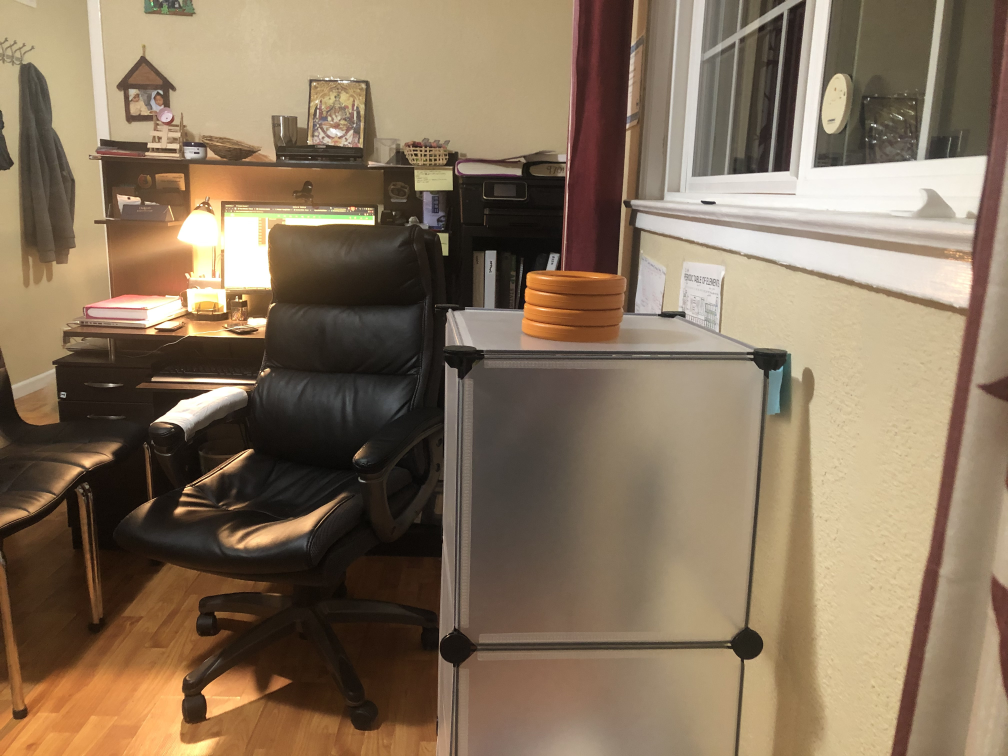
#> input picture src/assets/chairFourStack.jpeg, 4032 x 3024 px, found by its file name (shown at 1/4 size)
$ python ColorTuningYCrCb.py
#> lines starting #> are read from the running program, lines starting #| are printed output that depends on the picture; after the words box and inside, x2 and y2 are one past the last pixel; in counts of white or black regions, pixels touching at a corner belong together
import cv2
import numpy as np


class ColorTuner:

    def __init__(self, path, downScale):
        self.main(path, downScale)

    def nothing(self, x):
        pass

    def main(self, path, downScale):
        # Load image
#> called with downScale = 5.5
        unsizedImage = cv2.imread(path)
#> unsizedImage is the input picture: shape (3024, 4032, 3); mean B, G, R 92.5, 115.1, 134.4
        image = cv2.resize(unsizedImage,
                           (int(unsizedImage.shape[1] / downScale), (int(unsizedImage.shape[0] / downScale))))
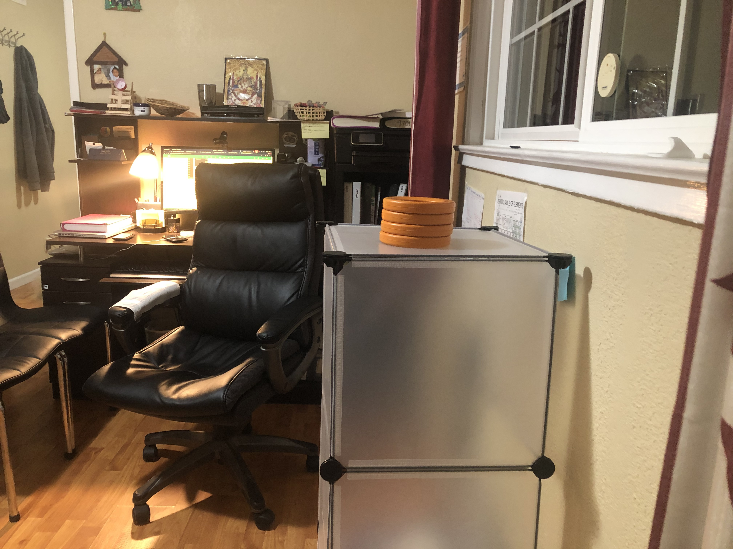
#> image: shape (549, 733, 3); mean B, G, R 92.4, 115, 134.3
        # Create a window
        cv2.namedWindow('image')

        # Create trackbars for color change
        # Hue is from 0-179 for Opencv
        cv2.createTrackbar('YMin', 'image', 0, 255, self.nothing)
#> slider 'YMin' is set to 51
        cv2.createTrackbar('CrMin', 'image', 0, 255, self.nothing)
#> slider 'CrMin' is set to 51
        cv2.createTrackbar('CbMin', 'image', 0, 255, self.nothing)
#> slider 'CbMin' is set to 51
        cv2.createTrackbar('YMax', 'image', 0, 255, self.nothing)
#> slider 'YMax' is set to 255
        cv2.createTrackbar('CrMax', 'image', 0, 255, self.nothing)
#> slider 'CrMax' is set to 255
        cv2.createTrackbar('CbMax', 'image', 0, 255, self.nothing)
#> slider 'CbMax' is set to 255

        # Set default value for Max YCrCb trackbars
        cv2.setTrackbarPos('YMax', 'image', 255)
        cv2.setTrackbarPos('CrMax', 'image', 255)
        cv2.setTrackbarPos('CbMax', 'image', 255)

        # Initialize YCrCb min/max values
        YMin = CrMin = CbMin = YMax = CrMax = CbMax = 0
        pYMin = pCrMin = pCbMin = pYMax = pCrMax = pCbMax = 0

        while 1:
            # Get current positions of all trackbars
            YMin = cv2.getTrackbarPos('YMin', 'image')
            CrMin = cv2.getTrackbarPos('CrMin', 'image')
            CbMin = cv2.getTrackbarPos('CbMin', 'image')
            YMax = cv2.getTrackbarPos('YMax', 'image')
            CrMax = cv2.getTrackbarPos('CrMax', 'image')
            CbMax = cv2.getTrackbarPos('CbMax', 'image')

            # Set minimum and maximum YCrCb values to display
            lower = np.array([YMin, CrMin, CbMin])
            upper = np.array([YMax, CrMax, CbMax])

            # Convert to YCrCb format and color threshold
            YCrCb = cv2.cvtColor(image, cv2.COLOR_BGR2YCR_CB)
#> YCrCb: shape (549, 733, 3); mean of channels 0, 1, 2 118.2, 139.5, 113.4
            mask = cv2.inRange(YCrCb, lower, upper)
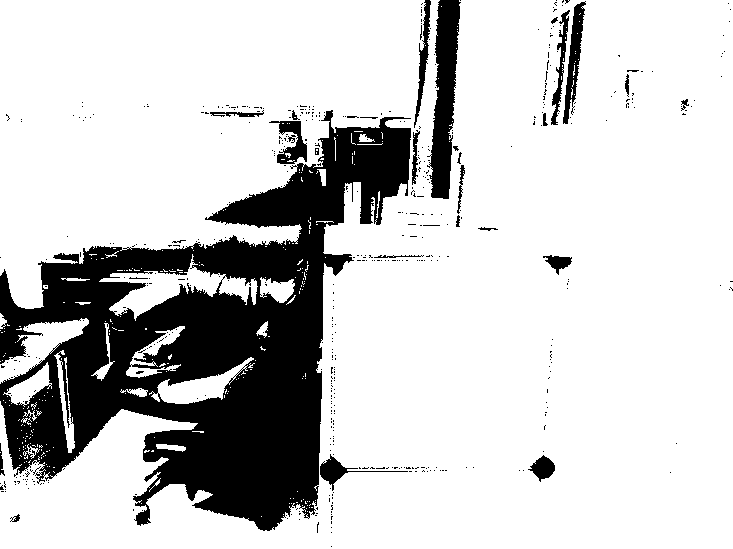
#> mask: shape (549, 733); 79.6% white; 511 black regions (483 under 20 px), largest, box (x1, y1, x2, y2) and area: (0, 110, 411, 531) 71476, (427, 0, 461, 199) 3886, (563, 1, 586, 124) 1084
            result = cv2.bitwise_and(image, image, mask=mask)
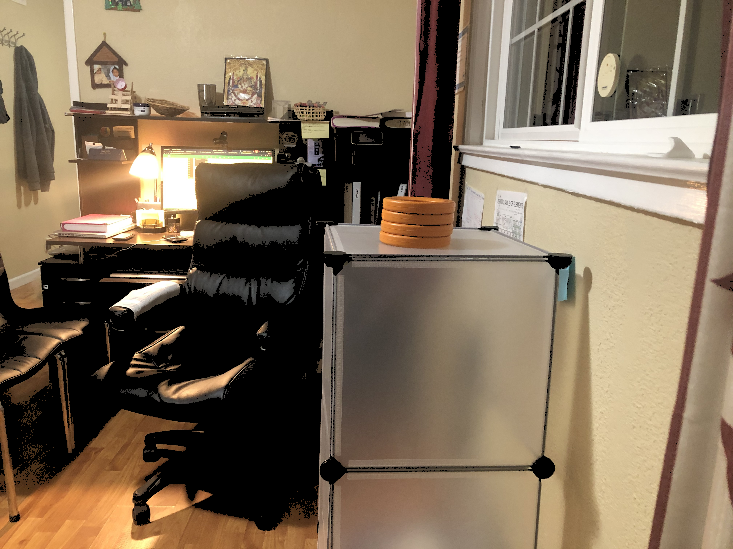
#> result: shape (549, 733, 3); mean B, G, R 88.1, 109.2, 126.5

            # Print if there is a change in YCrCb value
            if ((pYMin != YMin) | (pCrMin != CrMin) | (pCbMin != CbMin) | (pYMax != YMax) | (pCrMax != CrMax) | (
                    pCbMax != CbMax)):
                print("(YMin = %d , CrMin = %d, CbMin = %d), (YMax = %d , CrMax = %d, CbMax = %d)" % (
                    YMin, CrMin, CbMin, YMax, CrMax, CbMax))
                pYMin = YMin
                pCrMin = CrMin
                pCbMin = CbMin
                pYMax = YMax
                pCrMax = CrMax
                pCbMax = CbMax

            # Display result image
            cv2.imshow('image', result)
            if cv2.waitKey(10) & 0xFF == ord('q'):
#> (key q is pressed here)
                break

        cv2.destroyAllWindows()


if __name__ == "__main__":
    colorTuner = ColorTuner('/home/tinku/Desktop/UltimateGoalCV/src/assets/chairFourStack.jpeg', 5.5)

$ run again, with src/assets/chairOneStack.jpeg copied over src/assets/chairFourStack.jpeg
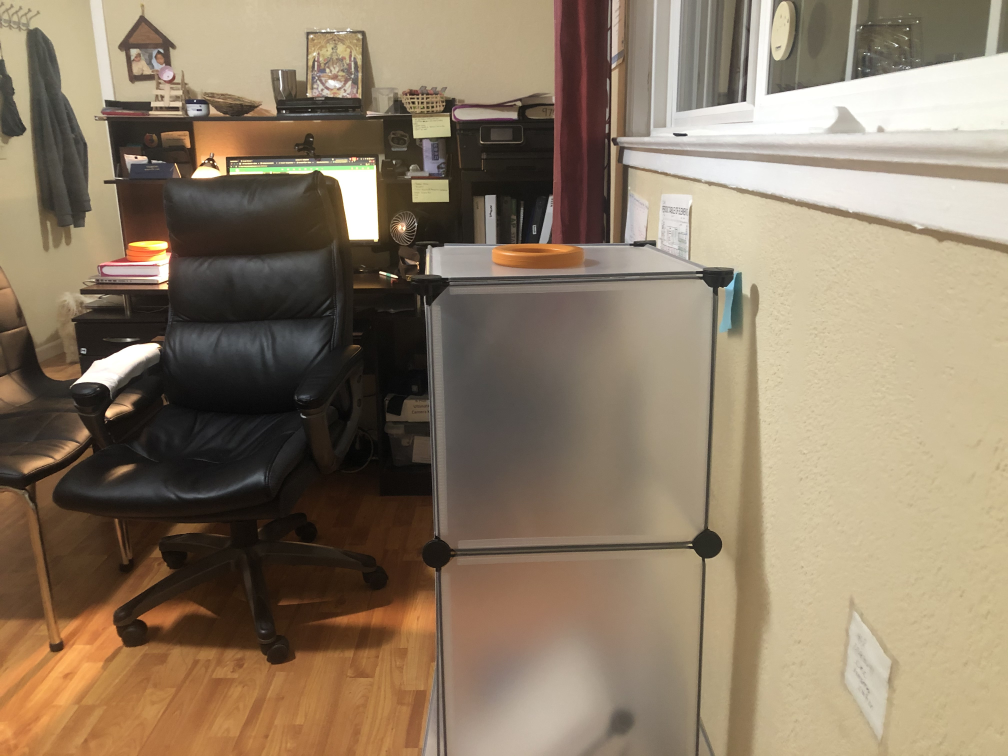
#> input picture src/assets/chairOneStack.jpeg, 4032 x 3024 px, found by its file name (shown at 1/4 size)
#> in main, unsizedImage is the input picture: shape (3024, 4032, 3); mean B, G, R 102.4, 124, 140.6
#> YCrCb: shape (549, 733, 3); mean of channels 0, 1, 2 126.4, 138.1, 114.4
#> in main, `mask = cv2.inRange(YCrCb, lower, upper)`:
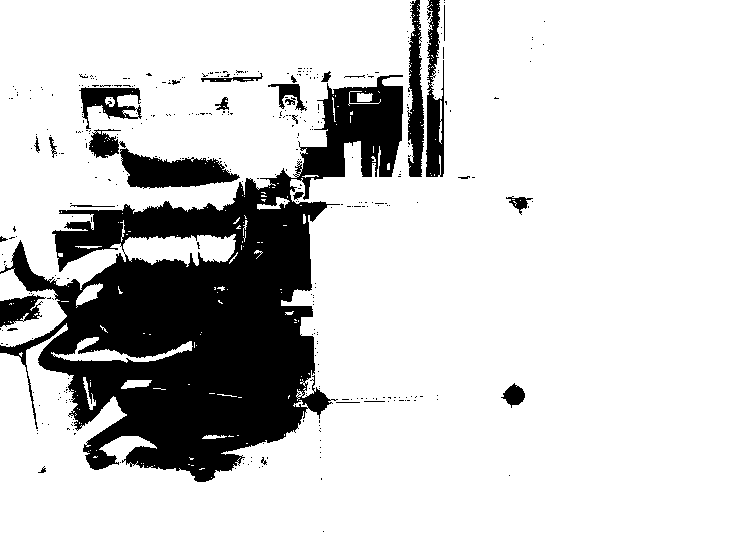
#> mask: shape (549, 733); 81.3% white; 375 black regions (344 under 20 px), largest, box (x1, y1, x2, y2) and area: (0, 75, 403, 482) 63512, (120, 148, 240, 189) 2851, (426, 0, 444, 177) 1972
#> in main, `result = cv2.bitwise_and(image, image, mask=mask)`:
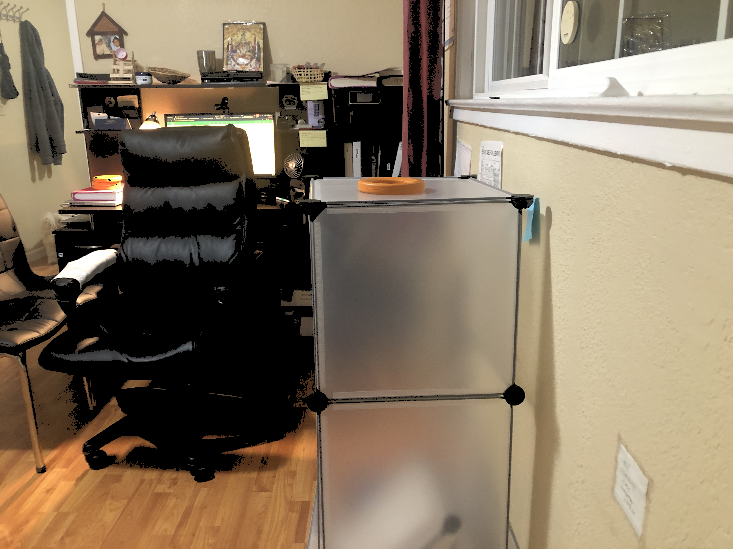
#> result: shape (549, 733, 3); mean B, G, R 97.9, 118.3, 133.4

$ run again, with src/assets/shelfFourStack.jpeg copied over src/assets/chairFourStack.jpeg
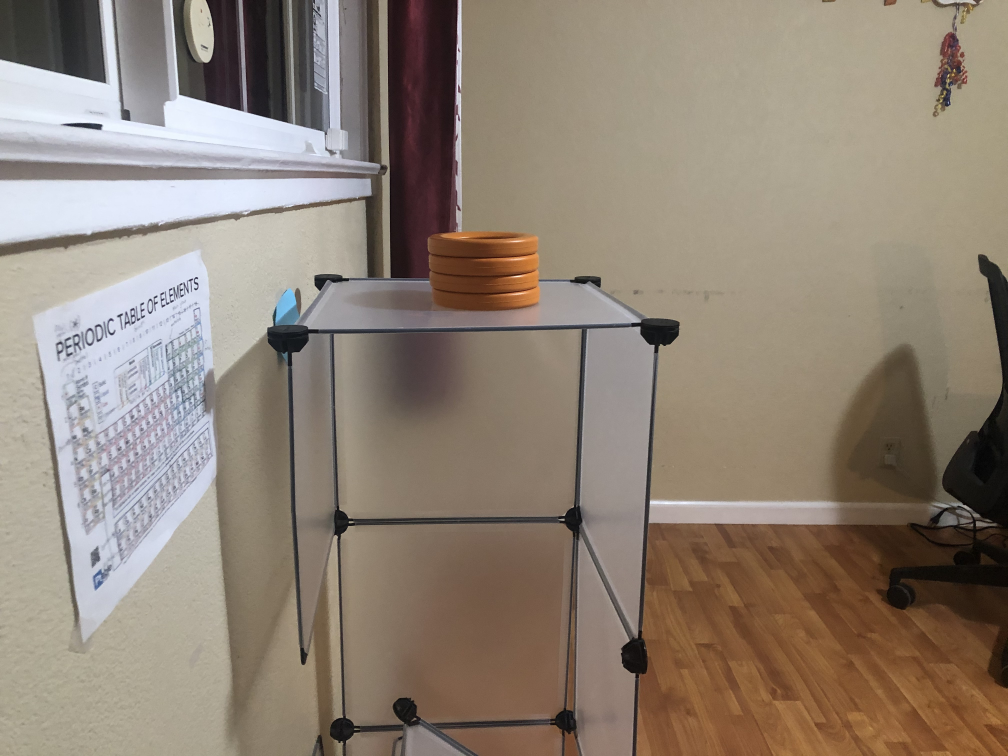
#> input picture src/assets/shelfFourStack.jpeg, 4032 x 3024 px, found by its file name (shown at 1/4 size)
#> in main, unsizedImage is the input picture: shape (3024, 4032, 3); mean B, G, R 117.3, 130.3, 143
#> YCrCb: shape (549, 733, 3); mean of channels 0, 1, 2 132.5, 135.4, 119.3
#> in main, `mask = cv2.inRange(YCrCb, lower, upper)`:
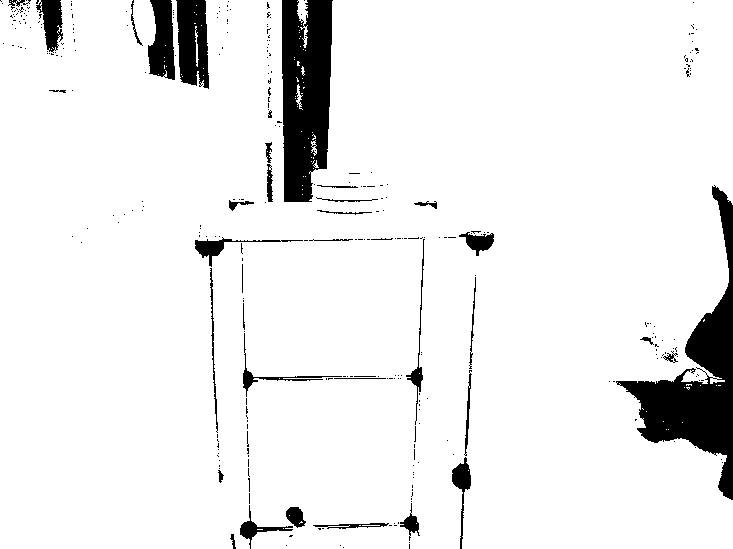
#> mask: shape (549, 733); 92.6% white; 328 black regions (290 under 20 px), largest, box (x1, y1, x2, y2) and area: (616, 185, 733, 500) 10324, (282, 0, 333, 202) 8411, (176, 0, 209, 89) 2320
#> in main, `result = cv2.bitwise_and(image, image, mask=mask)`:
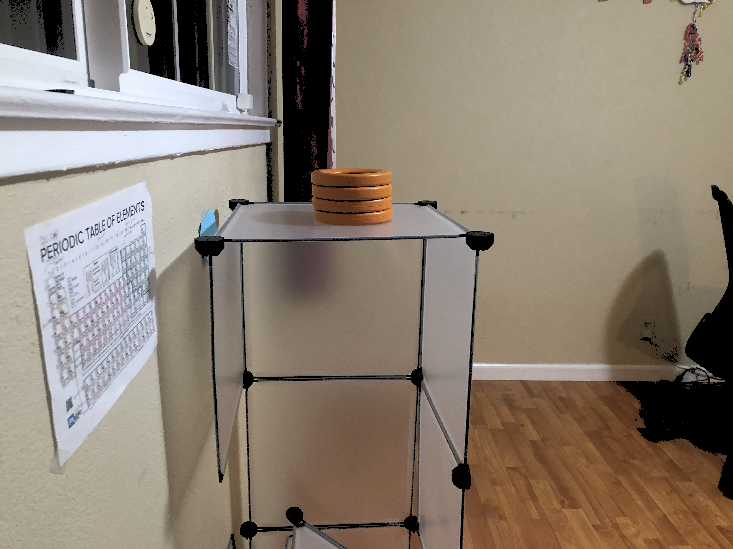
#> result: shape (549, 733, 3); mean B, G, R 115.2, 128.1, 140
